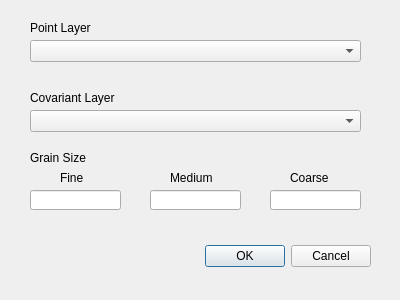
<?xml version="1.0" encoding="UTF-8"?>
<ui version="4.0">
 <class>Dialog</class>
 <widget class="QDialog" name="Dialog">
  <property name="geometry">
   <rect>
    <x>0</x>
    <y>0</y>
    <width>400</width>
    <height>300</height>
   </rect>
  </property>
  <property name="windowTitle">
   <string>Dialog</string>
  </property>
  <widget class="QDialogButtonBox" name="buttonBox">
   <property name="geometry">
    <rect>
     <x>30</x>
     <y>240</y>
     <width>341</width>
     <height>32</height>
    </rect>
   </property>
   <property name="locale">
    <locale language="English" country="UnitedStates"/>
   </property>
   <property name="orientation">
    <enum>Qt::Horizontal</enum>
   </property>
   <property name="standardButtons">
    <set>QDialogButtonBox::Cancel|QDialogButtonBox::Ok</set>
   </property>
  </widget>
  <widget class="QLabel" name="label1">
   <property name="geometry">
    <rect>
     <x>30</x>
     <y>20</y>
     <width>161</width>
     <height>16</height>
    </rect>
   </property>
   <property name="text">
    <string>Point Layer</string>
   </property>
  </widget>
  <widget class="QLabel" name="label2">
   <property name="geometry">
    <rect>
     <x>30</x>
     <y>90</y>
     <width>161</width>
     <height>16</height>
    </rect>
   </property>
   <property name="text">
    <string>Covariant Layer</string>
   </property>
  </widget>
  <widget class="QLabel" name="label3">
   <property name="geometry">
    <rect>
     <x>30</x>
     <y>150</y>
     <width>161</width>
     <height>16</height>
    </rect>
   </property>
   <property name="text">
    <string>Grain Size</string>
   </property>
  </widget>
  <widget class="QLabel" name="label3_2">
   <property name="geometry">
    <rect>
     <x>60</x>
     <y>170</y>
     <width>61</width>
     <height>16</height>
    </rect>
   </property>
   <property name="text">
    <string>Fine</string>
   </property>
  </widget>
  <widget class="QLabel" name="label3_3">
   <property name="geometry">
    <rect>
     <x>170</x>
     <y>170</y>
     <width>61</width>
     <height>16</height>
    </rect>
   </property>
   <property name="text">
    <string>Medium</string>
   </property>
  </widget>
  <widget class="QLabel" name="label3_4">
   <property name="geometry">
    <rect>
     <x>290</x>
     <y>170</y>
     <width>61</width>
     <height>16</height>
    </rect>
   </property>
   <property name="text">
    <string>Coarse</string>
   </property>
  </widget>
  <widget class="QComboBox" name="comboPointLayer">
   <property name="geometry">
    <rect>
     <x>30</x>
     <y>40</y>
     <width>331</width>
     <height>22</height>
    </rect>
   </property>
  </widget>
  <widget class="QComboBox" name="comboCovariateLayer">
   <property name="geometry">
    <rect>
     <x>30</x>
     <y>110</y>
     <width>331</width>
     <height>22</height>
    </rect>
   </property>
  </widget>
  <widget class="QLineEdit" name="lineScale1">
   <property name="geometry">
    <rect>
     <x>30</x>
     <y>190</y>
     <width>91</width>
     <height>20</height>
    </rect>
   </property>
  </widget>
  <widget class="QLineEdit" name="lineScale2">
   <property name="geometry">
    <rect>
     <x>150</x>
     <y>190</y>
     <width>91</width>
     <height>20</height>
    </rect>
   </property>
  </widget>
  <widget class="QLineEdit" name="lineScale3">
   <property name="geometry">
    <rect>
     <x>270</x>
     <y>190</y>
     <width>91</width>
     <height>20</height>
    </rect>
   </property>
  </widget>
 </widget>
 <resources/>
 <connections>
  <connection>
   <sender>buttonBox</sender>
   <signal>accepted()</signal>
   <receiver>Dialog</receiver>
   <slot>accept()</slot>
   <hints>
    <hint type="sourcelabel">
     <x>248</x>
     <y>254</y>
    </hint>
    <hint type="destinationlabel">
     <x>157</x>
     <y>274</y>
    </hint>
   </hints>
  </connection>
  <connection>
   <sender>buttonBox</sender>
   <signal>rejected()</signal>
   <receiver>Dialog</receiver>
   <slot>reject()</slot>
   <hints>
    <hint type="sourcelabel">
     <x>316</x>
     <y>260</y>
    </hint>
    <hint type="destinationlabel">
     <x>286</x>
     <y>274</y>
    </hint>
   </hints>
  </connection>
 </connections>
</ui>
